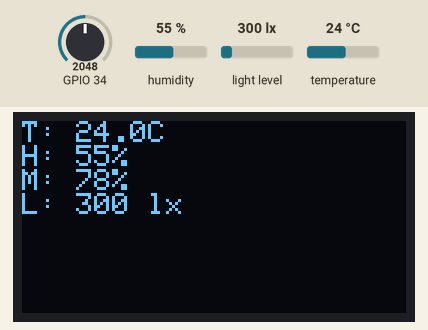
Recording of a program running on a simulated ESP32. Parts: 128×64 one-colour display. Inputs (shaded band) come from the test bench; at power-on: GPIO 34 = 2048, humidity 55 %, light level 300 lx, temperature 24 °C. WiFi joins after 1.5 s; servers stay silent unless stated.

Above: at 60.4 s.

The program:

main.cpp
```cpp
#include "SoilSensor.h"
#include "DHTSensor.h"
#include "LightSensor.h"
#include "DisplayManager.h"
#include <WiFi.h>
#include <UniversalTelegramBot.h>
#include <WiFiClientSecure.h>

const char *ssid = "wifi_ssid";
const char *password = "wifi_password";
const char *botToken = "BOT_TOKEN";
const char *chatID = "CHAT_ID";

WiFiClientSecure client;
UniversalTelegramBot bot(botToken, client);

SoilSensor soilSensor(34);
DHTSensor dhtSensor(4);
LightSensor lightSensor;
DisplayManager display;

unsigned long lastTime = 0;
unsigned long interval = 60000;

void setup()
{
  Serial.begin(115200);
  WiFi.begin(ssid, password);
  client.setInsecure();
  while (WiFi.status() != WL_CONNECTED)
  {
    delay(1000);
  }

  soilSensor.begin();
  dhtSensor.begin();
  lightSensor.begin();
  display.begin();
}

void loop()
{
  if (millis() - lastTime > interval)
  {
    lastTime = millis();

    float temp = dhtSensor.getTemperature();
    float humidity = dhtSensor.getHumidity();
    int soil = soilSensor.getMoisture();
    uint16_t lux = lightSensor.getLightLevel();

    String message = "🌿 Bougainvillea Monitor 🌿\n";
    message += "🌡 Temp: " + String(temp) + " °C\n";
    message += "💧 Humidity: " + String(humidity) + "%\n";
    message += "🌿 Soil Moisture: " + String(soil) + "%";
    if (soil < 30)
      message += " (⚠️ Dry)";
    message += "\n";
    message += "☀️ Light: " + String(lux) + " lux";
    if (lux < 500)
      message += " (⚠️ Low)";

    bot.sendMessage(chatID, message, "");
    display.update(temp, humidity, soil, lux);
  }
}
```

DHTSensor.h
```cpp
#ifndef DHT_SENSOR_H
#define DHT_SENSOR_H

#include <DHT.h>
#define DHTTYPE DHT22

class DHTSensor {
  int pin;
  DHT dht;
public:
  DHTSensor(int p): pin(p), dht(p, DHTTYPE) {}
  void begin() { dht.begin(); }
  float getTemperature() { return dht.readTemperature(); }
  float getHumidity() { return dht.readHumidity(); }
};

#endif
```

DisplayManager.h
```cpp
#ifndef DISPLAY_MANAGER_H
#define DISPLAY_MANAGER_H

#include <Wire.h>
#include <Adafruit_GFX.h>
#include <Adafruit_SSD1306.h>

class DisplayManager
{
  Adafruit_SSD1306 display;

public:
  DisplayManager() : display(128, 64, &Wire) {}
  void begin()
  {
    display.begin(SSD1306_SWITCHCAPVCC, 0x3C);
    display.clearDisplay();
  }
  void update(float t, float h, int m, uint16_t l)
  {
    display.clearDisplay();
    display.setTextSize(1);
    display.setTextColor(WHITE);
    display.setCursor(0, 0);
    display.printf("T: %.1fC\nH: %.0f%%\nM: %d%%\nL: %d lx", t, h, m, l);
    display.display();
  }
};

#endif
```

LightSensor.h
```cpp
#ifndef LIGHT_SENSOR_H
#define LIGHT_SENSOR_H

#include <Wire.h>
#include <BH1750.h>

class LightSensor
{
  BH1750 lightMeter;

public:
  void begin()
  {
    Wire.begin();
    lightMeter.begin();
  }
  uint16_t getLightLevel()
  {
    return lightMeter.readLightLevel();
  }
};

#endif
```

SoilSensor.h
```cpp
#ifndef SOIL_SENSOR_H
#define SOIL_SENSOR_H

class SoilSensor {
  int pin;
public:
  SoilSensor(int p): pin(p) {}
  void begin() { }
  int getMoisture() {
    int value = analogRead(pin);
    return map(value, 4095, 1500, 0, 100);
  }
};

#endif
```
